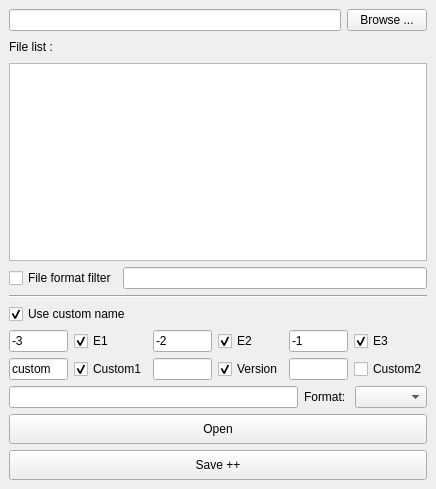
<?xml version="1.0" encoding="UTF-8"?>
<ui version="4.0">
 <class>EasySaveUI</class>
 <widget class="QMainWindow" name="EasySaveUI">
  <property name="geometry">
   <rect>
    <x>0</x>
    <y>0</y>
    <width>436</width>
    <height>489</height>
   </rect>
  </property>
  <property name="windowTitle">
   <string>MainWindow</string>
  </property>
  <widget class="QWidget" name="centralwidget">
   <layout class="QVBoxLayout" name="verticalLayout">
    <item>
     <layout class="QHBoxLayout" name="horizontalLayout_2">
      <item>
       <widget class="QLineEdit" name="path_lineEdit">
        <property name="text">
         <string/>
        </property>
       </widget>
      </item>
      <item>
       <widget class="QPushButton" name="browse_pushButton">
        <property name="text">
         <string>Browse ...</string>
        </property>
       </widget>
      </item>
     </layout>
    </item>
    <item>
     <layout class="QHBoxLayout" name="horizontalLayout_4">
      <item>
       <widget class="QLabel" name="label">
        <property name="text">
         <string>File list : </string>
        </property>
       </widget>
      </item>
      <item>
       <spacer name="horizontalSpacer">
        <property name="orientation">
         <enum>Qt::Horizontal</enum>
        </property>
        <property name="sizeHint" stdset="0">
         <size>
          <width>40</width>
          <height>20</height>
         </size>
        </property>
       </spacer>
      </item>
     </layout>
    </item>
    <item>
     <widget class="QListWidget" name="listWidget"/>
    </item>
    <item>
     <layout class="QHBoxLayout" name="horizontalLayout_3">
      <item>
       <widget class="QCheckBox" name="filter_checkBox">
        <property name="text">
         <string>File format filter</string>
        </property>
       </widget>
      </item>
      <item>
       <widget class="QLineEdit" name="filter_lineEdit"/>
      </item>
     </layout>
    </item>
    <item>
     <widget class="Line" name="line">
      <property name="orientation">
       <enum>Qt::Horizontal</enum>
      </property>
     </widget>
    </item>
    <item>
     <widget class="QCheckBox" name="customEnable_checkBox">
      <property name="text">
       <string>Use custom name</string>
      </property>
      <property name="checked">
       <bool>true</bool>
      </property>
     </widget>
    </item>
    <item>
     <layout class="QGridLayout" name="gridLayout_2">
      <item row="1" column="1">
       <widget class="QCheckBox" name="custom1_checkBox">
        <property name="text">
         <string>Custom1</string>
        </property>
        <property name="checked">
         <bool>true</bool>
        </property>
       </widget>
      </item>
      <item row="0" column="0">
       <widget class="QLineEdit" name="e1_lineEdit">
        <property name="text">
         <string>-3</string>
        </property>
       </widget>
      </item>
      <item row="0" column="5">
       <widget class="QCheckBox" name="e3_checkBox">
        <property name="text">
         <string>E3</string>
        </property>
        <property name="checked">
         <bool>true</bool>
        </property>
       </widget>
      </item>
      <item row="0" column="4">
       <widget class="QLineEdit" name="e3_lineEdit">
        <property name="text">
         <string>-1</string>
        </property>
       </widget>
      </item>
      <item row="0" column="2">
       <widget class="QLineEdit" name="e2_lineEdit">
        <property name="text">
         <string>-2</string>
        </property>
       </widget>
      </item>
      <item row="0" column="3">
       <widget class="QCheckBox" name="e2_checkBox">
        <property name="text">
         <string>E2</string>
        </property>
        <property name="checked">
         <bool>true</bool>
        </property>
       </widget>
      </item>
      <item row="0" column="1">
       <widget class="QCheckBox" name="e1_checkBox">
        <property name="text">
         <string>E1</string>
        </property>
        <property name="checked">
         <bool>true</bool>
        </property>
       </widget>
      </item>
      <item row="1" column="4">
       <widget class="QLineEdit" name="customText2_lineEdit"/>
      </item>
      <item row="1" column="3">
       <widget class="QCheckBox" name="version_checkBox">
        <property name="text">
         <string>Version</string>
        </property>
        <property name="checked">
         <bool>true</bool>
        </property>
       </widget>
      </item>
      <item row="1" column="0">
       <widget class="QLineEdit" name="customText1_lineEdit">
        <property name="text">
         <string>custom</string>
        </property>
       </widget>
      </item>
      <item row="1" column="5">
       <widget class="QCheckBox" name="custom2_checkBox">
        <property name="text">
         <string>Custom2</string>
        </property>
       </widget>
      </item>
      <item row="1" column="2">
       <widget class="QLineEdit" name="version_lineEdit"/>
      </item>
     </layout>
    </item>
    <item>
     <layout class="QHBoxLayout" name="horizontalLayout">
      <item>
       <widget class="QLineEdit" name="name_lineEdit"/>
      </item>
      <item>
       <widget class="QLabel" name="label_4">
        <property name="text">
         <string>Format: </string>
        </property>
       </widget>
      </item>
      <item>
       <widget class="QComboBox" name="format_comboBox"/>
      </item>
     </layout>
    </item>
    <item>
     <widget class="QPushButton" name="open_pushButton">
      <property name="minimumSize">
       <size>
        <width>0</width>
        <height>30</height>
       </size>
      </property>
      <property name="text">
       <string>Open</string>
      </property>
     </widget>
    </item>
    <item>
     <widget class="QPushButton" name="save_pushButton">
      <property name="minimumSize">
       <size>
        <width>0</width>
        <height>30</height>
       </size>
      </property>
      <property name="text">
       <string>Save ++</string>
      </property>
     </widget>
    </item>
   </layout>
  </widget>
  <widget class="QMenuBar" name="menubar">
   <property name="geometry">
    <rect>
     <x>0</x>
     <y>0</y>
     <width>436</width>
     <height>21</height>
    </rect>
   </property>
  </widget>
 </widget>
 <resources/>
 <connections>
  <connection>
   <sender>e1_checkBox</sender>
   <signal>toggled(bool)</signal>
   <receiver>e1_lineEdit</receiver>
   <slot>setEnabled(bool)</slot>
   <hints>
    <hint type="sourcelabel">
     <x>111</x>
     <y>344</y>
    </hint>
    <hint type="destinationlabel">
     <x>66</x>
     <y>348</y>
    </hint>
   </hints>
  </connection>
  <connection>
   <sender>e2_checkBox</sender>
   <signal>toggled(bool)</signal>
   <receiver>e2_lineEdit</receiver>
   <slot>setEnabled(bool)</slot>
   <hints>
    <hint type="sourcelabel">
     <x>253</x>
     <y>342</y>
    </hint>
    <hint type="destinationlabel">
     <x>210</x>
     <y>339</y>
    </hint>
   </hints>
  </connection>
  <connection>
   <sender>e3_checkBox</sender>
   <signal>toggled(bool)</signal>
   <receiver>e3_lineEdit</receiver>
   <slot>setEnabled(bool)</slot>
   <hints>
    <hint type="sourcelabel">
     <x>378</x>
     <y>343</y>
    </hint>
    <hint type="destinationlabel">
     <x>337</x>
     <y>340</y>
    </hint>
   </hints>
  </connection>
  <connection>
   <sender>custom1_checkBox</sender>
   <signal>toggled(bool)</signal>
   <receiver>customText1_lineEdit</receiver>
   <slot>setEnabled(bool)</slot>
   <hints>
    <hint type="sourcelabel">
     <x>370</x>
     <y>369</y>
    </hint>
    <hint type="destinationlabel">
     <x>247</x>
     <y>365</y>
    </hint>
   </hints>
  </connection>
 </connections>
</ui>
